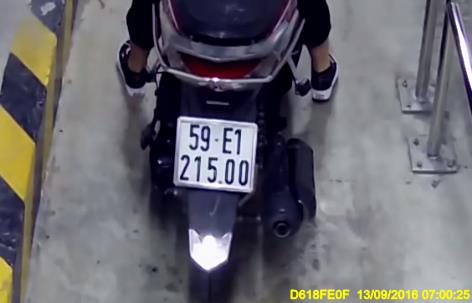
#> input picture dataset/images/0000_02187_b.jpg, 472 x 303 px
$ python -i phase2_ocr_easyocr.py   (imports and definitions only)
#> lines starting #> are read from the running program, lines starting #| are printed output that depends on the picture
#> further down, picture is the input picture: shape (303, 472, 3); mean B, G, R 109.7, 103, 104.4
import cv2
import easyocr
import numpy as np
import re

# [5 lines left out: function init_ocr, not called in this run]

def preprocess_plate(plate_img):
    gray = cv2.cvtColor(plate_img, cv2.COLOR_BGR2GRAY)
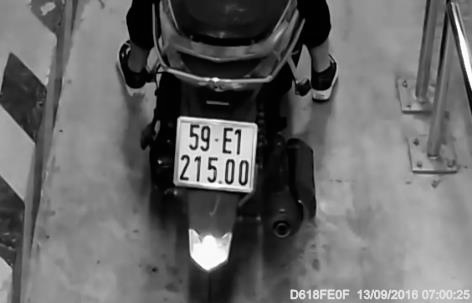
#> gray: shape (303, 472); min 1, max 255, mean 104.1
    gray = cv2.bilateralFilter(gray, 11, 17, 17)          # giảm nhiễu, giữ biên [web:84]
    clahe = cv2.createCLAHE(clipLimit=2.0, tileGridSize=(8, 8))
    gray = clahe.apply(gray)
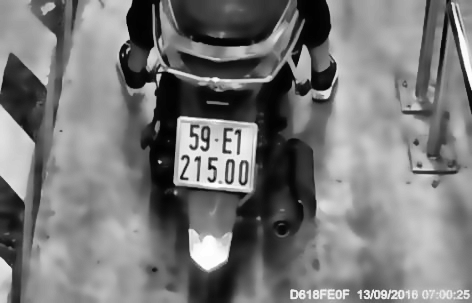
#> gray: shape (303, 472); min 1, max 254, mean 120.4

    h, w = gray.shape[:2]
#> h = 303; w = 472
    if max(h, w) < 80:
        gray = cv2.resize(gray, (w * 2, h * 2), interpolation=cv2.INTER_CUBIC)

    # adaptive threshold (bật nếu thấy hữu ích)
    # gray = cv2.adaptiveThreshold(gray, 255,
    #                              cv2.ADAPTIVE_THRESH_GAUSSIAN_C,
    #                              cv2.THRESH_BINARY, 31, 5)

    return gray

# [50 lines left out: functions postprocess_vn_plate, read_plate, not called in this run]

>>> import cv2
>>> picture = cv2.imread('../dataset/images/0000_02187_b.jpg')
>>> result = preprocess_plate(picture)

$ run again, on dataset/images/0000_05696_b.jpg
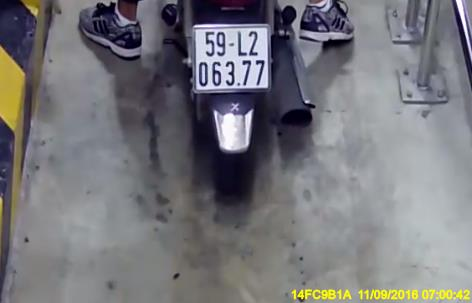
#> input picture dataset/images/0000_05696_b.jpg, 472 x 303 px
#> picture is the input picture: shape (303, 472, 3); mean B, G, R 123.2, 118.6, 118.9
#> in preprocess_plate, `gray = cv2.cvtColor(plate_img, cv2.COLOR_BGR2GRAY)`:
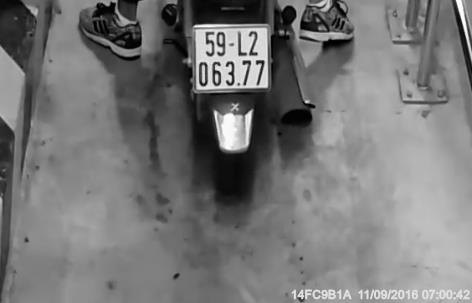
#> gray: shape (303, 472); min 1, max 254, mean 119.2
#> in preprocess_plate, `gray = clahe.apply(gray)`:
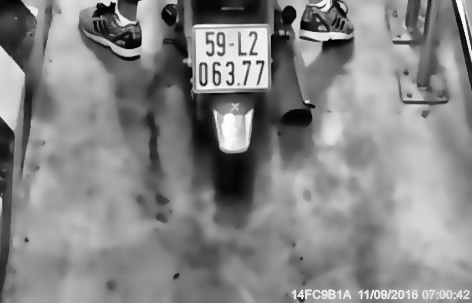
#> gray: shape (303, 472); min 2, max 254, mean 134.4

$ run again, on dataset/images/0001_05318_b.jpg
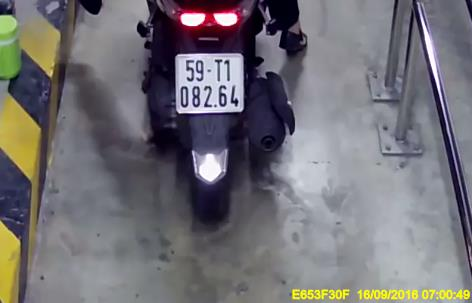
#> input picture dataset/images/0001_05318_b.jpg, 472 x 303 px
#> picture is the input picture: shape (303, 472, 3); mean B, G, R 117.5, 112.6, 114.7
#> in preprocess_plate, `gray = cv2.cvtColor(plate_img, cv2.COLOR_BGR2GRAY)`:
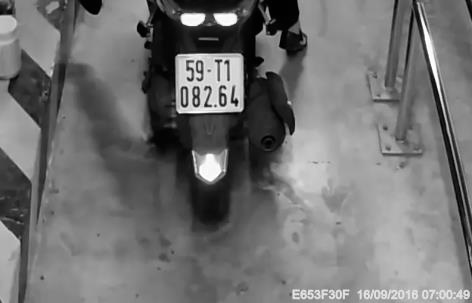
#> gray: shape (303, 472); min 0, max 255, mean 113.8
#> in preprocess_plate, `gray = clahe.apply(gray)`:
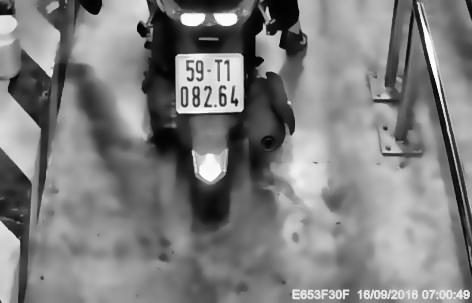
#> gray: shape (303, 472); min 3, max 253, mean 126.8

$ run again, on dataset/images/0002_02554_b.jpg
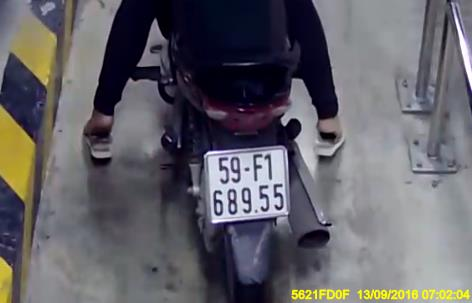
#> input picture dataset/images/0002_02554_b.jpg, 472 x 303 px
#> picture is the input picture: shape (303, 472, 3); mean B, G, R 103.8, 97.7, 99.3
#> in preprocess_plate, `gray = cv2.cvtColor(plate_img, cv2.COLOR_BGR2GRAY)`:
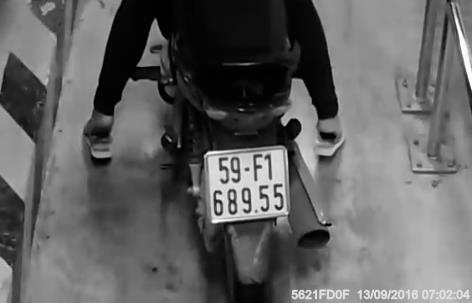
#> gray: shape (303, 472); min 0, max 254, mean 98.8
#> in preprocess_plate, `gray = clahe.apply(gray)`:
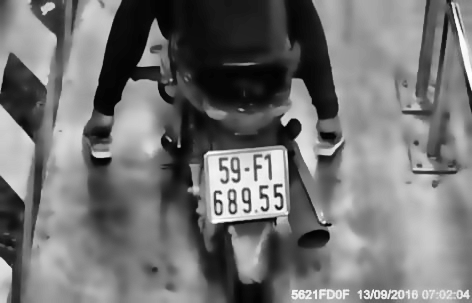
#> gray: shape (303, 472); min 2, max 254, mean 114.9
